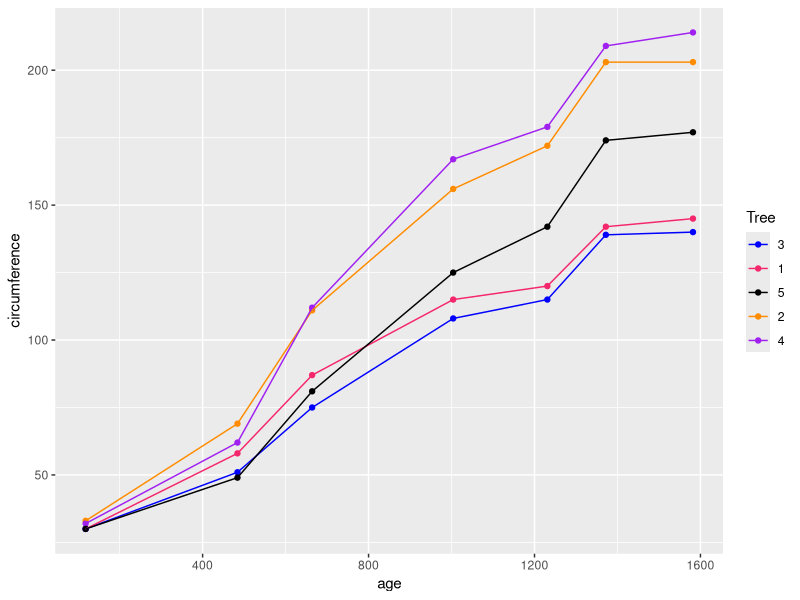

Write R code to recreate this figure.
## ---- chunk 1
#| include: false
library(tidyverse)

tree_cols <- c( 
  "1" = "#F5276C", 
  "2" = "darkorange", 
  "3" = "blue", 
  "4" = "purple",
  "5" = "black" 
  ) 
## ---- chunk 2

## ---- chunk 3
ggplot(Orange,        
       aes(age, circumference, color = Tree)) +   
  geom_point() +   
  geom_line() +  
  scale_color_manual(values = tree_cols)
## ---- chunk 4
head(Orange)
